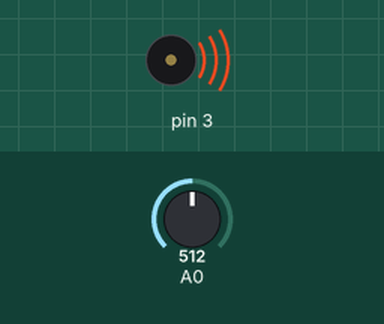
Simulated run of this sketch. Board: Arduino Uno, built with avr-gcc and run on an emulated ATmega328P. Parts: buzzer (waves = sounding). The test bench sets the inputs (shaded band); at power-on: A0 = 512.

Above: at 0.1 s.
Timing chart, 0 to 1.6 s (numbered marks = the images above):
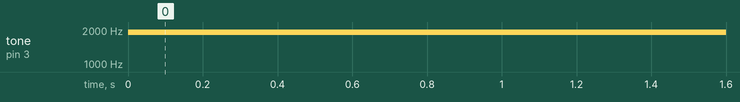

Measured:
- by itself, tone on pin 3: silent → 1907 Hz at 0.00 s

The sketch:

Lab3_Analog.ino
```cpp
// Introduction to Arduino
// Lab 3 - Analog
// Analog Input on A0, Audio Output on DS

void setup(){
}

void loop(){
 int analogValue = analogRead(A0);
 int toneValue = map(analogValue,0,255,100,1000);
 tone(3,toneValue);
}
```
